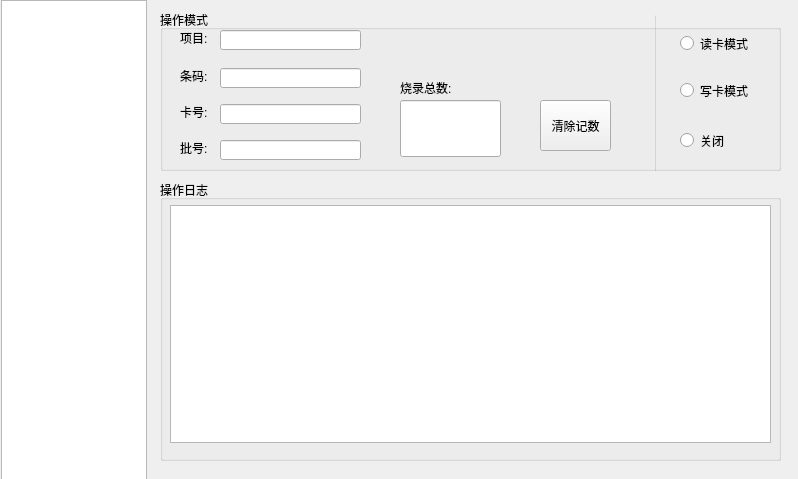
<?xml version="1.0" encoding="UTF-8"?>
<ui version="4.0">
 <class>UserInterface</class>
 <widget class="QDialog" name="UserInterface">
  <property name="geometry">
   <rect>
    <x>0</x>
    <y>0</y>
    <width>798</width>
    <height>479</height>
   </rect>
  </property>
  <property name="windowTitle">
   <string>接口界面</string>
  </property>
  <widget class="QListWidget" name="lwNavBar">
   <property name="geometry">
    <rect>
     <x>1</x>
     <y>0</y>
     <width>146</width>
     <height>481</height>
    </rect>
   </property>
  </widget>
  <widget class="QStackedWidget" name="stackedWidget">
   <property name="geometry">
    <rect>
     <x>140</x>
     <y>0</y>
     <width>661</width>
     <height>481</height>
    </rect>
   </property>
   <property name="currentIndex">
    <number>3</number>
   </property>
   <widget class="QWidget" name="GeneralAPI">
    <widget class="QGroupBox" name="groupBox_Aging">
     <property name="geometry">
      <rect>
       <x>10</x>
       <y>10</y>
       <width>641</width>
       <height>101</height>
      </rect>
     </property>
     <property name="title">
      <string>老化测试</string>
     </property>
     <widget class="QRadioButton" name="rbAgingClose">
      <property name="geometry">
       <rect>
        <x>50</x>
        <y>20</y>
        <width>89</width>
        <height>31</height>
       </rect>
      </property>
      <property name="text">
       <string>关闭</string>
      </property>
     </widget>
     <widget class="QRadioButton" name="rbAgingOpen">
      <property name="geometry">
       <rect>
        <x>480</x>
        <y>20</y>
        <width>89</width>
        <height>31</height>
       </rect>
      </property>
      <property name="text">
       <string>开启</string>
      </property>
     </widget>
     <widget class="QLabel" name="lbAgingTime">
      <property name="geometry">
       <rect>
        <x>20</x>
        <y>60</y>
        <width>91</width>
        <height>31</height>
       </rect>
      </property>
      <property name="text">
       <string>老化间隔时间:</string>
      </property>
     </widget>
     <widget class="QLineEdit" name="leAgingTime">
      <property name="geometry">
       <rect>
        <x>112</x>
        <y>61</y>
        <width>113</width>
        <height>26</height>
       </rect>
      </property>
     </widget>
     <widget class="QLabel" name="lbAgingUnit">
      <property name="geometry">
       <rect>
        <x>230</x>
        <y>60</y>
        <width>41</width>
        <height>31</height>
       </rect>
      </property>
      <property name="text">
       <string>秒</string>
      </property>
     </widget>
     <widget class="QPushButton" name="btnStopAging">
      <property name="geometry">
       <rect>
        <x>540</x>
        <y>50</y>
        <width>81</width>
        <height>41</height>
       </rect>
      </property>
      <property name="text">
       <string>停止老化</string>
      </property>
     </widget>
    </widget>
    <widget class="QGroupBox" name="groupBox_RawData">
     <property name="geometry">
      <rect>
       <x>10</x>
       <y>120</y>
       <width>641</width>
       <height>81</height>
      </rect>
     </property>
     <property name="title">
      <string>原始数据</string>
     </property>
     <widget class="QRadioButton" name="rbRawDataClose">
      <property name="geometry">
       <rect>
        <x>50</x>
        <y>30</y>
        <width>89</width>
        <height>31</height>
       </rect>
      </property>
      <property name="text">
       <string>关闭</string>
      </property>
     </widget>
     <widget class="QRadioButton" name="rbRawDataOpen">
      <property name="geometry">
       <rect>
        <x>480</x>
        <y>30</y>
        <width>89</width>
        <height>31</height>
       </rect>
      </property>
      <property name="text">
       <string>开启</string>
      </property>
     </widget>
    </widget>
    <widget class="QPushButton" name="btnUIOK">
     <property name="geometry">
      <rect>
       <x>130</x>
       <y>390</y>
       <width>81</width>
       <height>41</height>
      </rect>
     </property>
     <property name="text">
      <string>确定</string>
     </property>
    </widget>
    <widget class="QPushButton" name="btnUIClose">
     <property name="geometry">
      <rect>
       <x>460</x>
       <y>390</y>
       <width>81</width>
       <height>41</height>
      </rect>
     </property>
     <property name="text">
      <string>退出</string>
     </property>
    </widget>
    <widget class="QGroupBox" name="groupBox_APOFFSET1">
     <property name="geometry">
      <rect>
       <x>10</x>
       <y>220</y>
       <width>201</width>
       <height>81</height>
      </rect>
     </property>
     <property name="title">
      <string>通道1</string>
     </property>
     <widget class="QLabel" name="lbAPOffSet1">
      <property name="geometry">
       <rect>
        <x>7</x>
        <y>31</y>
        <width>82</width>
        <height>21</height>
       </rect>
      </property>
      <property name="text">
       <string>放大偏移量</string>
      </property>
     </widget>
     <widget class="QLineEdit" name="leAPOffSet1">
      <property name="geometry">
       <rect>
        <x>90</x>
        <y>29</y>
        <width>51</width>
        <height>31</height>
       </rect>
      </property>
     </widget>
     <widget class="QPushButton" name="btnAPOffSet1">
      <property name="geometry">
       <rect>
        <x>146</x>
        <y>20</y>
        <width>51</width>
        <height>51</height>
       </rect>
      </property>
      <property name="text">
       <string>发送</string>
      </property>
     </widget>
    </widget>
    <widget class="QGroupBox" name="groupBox_APOFFSET2">
     <property name="geometry">
      <rect>
       <x>220</x>
       <y>220</y>
       <width>221</width>
       <height>80</height>
      </rect>
     </property>
     <property name="title">
      <string>通道2</string>
     </property>
     <widget class="QLineEdit" name="leAPOffSet2">
      <property name="geometry">
       <rect>
        <x>100</x>
        <y>30</y>
        <width>51</width>
        <height>31</height>
       </rect>
      </property>
     </widget>
     <widget class="QPushButton" name="btnAPOffSet2">
      <property name="geometry">
       <rect>
        <x>160</x>
        <y>21</y>
        <width>51</width>
        <height>51</height>
       </rect>
      </property>
      <property name="text">
       <string>发送</string>
      </property>
     </widget>
     <widget class="QLabel" name="lbAPOffSet2">
      <property name="geometry">
       <rect>
        <x>10</x>
        <y>32</y>
        <width>91</width>
        <height>21</height>
       </rect>
      </property>
      <property name="text">
       <string>放大偏移量</string>
      </property>
     </widget>
    </widget>
    <widget class="QGroupBox" name="groupBox_APOFFSET3">
     <property name="geometry">
      <rect>
       <x>450</x>
       <y>220</y>
       <width>201</width>
       <height>80</height>
      </rect>
     </property>
     <property name="title">
      <string>通道3</string>
     </property>
     <widget class="QLabel" name="lbAPOffSet3">
      <property name="geometry">
       <rect>
        <x>8</x>
        <y>30</y>
        <width>81</width>
        <height>21</height>
       </rect>
      </property>
      <property name="text">
       <string>放大偏移量</string>
      </property>
     </widget>
     <widget class="QLineEdit" name="leAPOffSet3">
      <property name="geometry">
       <rect>
        <x>90</x>
        <y>28</y>
        <width>51</width>
        <height>31</height>
       </rect>
      </property>
     </widget>
     <widget class="QPushButton" name="btnAPOffSet3">
      <property name="geometry">
       <rect>
        <x>144</x>
        <y>19</y>
        <width>51</width>
        <height>51</height>
       </rect>
      </property>
      <property name="text">
       <string>发送</string>
      </property>
     </widget>
    </widget>
   </widget>
   <widget class="QWidget" name="DatabaseAPI">
    <widget class="QPushButton" name="btnClearDb">
     <property name="geometry">
      <rect>
       <x>120</x>
       <y>380</y>
       <width>91</width>
       <height>41</height>
      </rect>
     </property>
     <property name="text">
      <string>清除数据库</string>
     </property>
    </widget>
    <widget class="QPushButton" name="btnCopyDb">
     <property name="geometry">
      <rect>
       <x>464</x>
       <y>380</y>
       <width>91</width>
       <height>41</height>
      </rect>
     </property>
     <property name="text">
      <string>复制数据库</string>
     </property>
    </widget>
   </widget>
   <widget class="QWidget" name="LogAPI"/>
   <widget class="QWidget" name="RFIDAPI">
    <widget class="QGroupBox" name="groupBox_WriteMode">
     <property name="geometry">
      <rect>
       <x>20</x>
       <y>10</y>
       <width>621</width>
       <height>161</height>
      </rect>
     </property>
     <property name="title">
      <string>操作模式</string>
     </property>
     <widget class="QRadioButton" name="rbRFReadMode">
      <property name="geometry">
       <rect>
        <x>520</x>
        <y>23</y>
        <width>91</width>
        <height>21</height>
       </rect>
      </property>
      <property name="text">
       <string>读卡模式</string>
      </property>
     </widget>
     <widget class="QRadioButton" name="rbRFWriteMode">
      <property name="geometry">
       <rect>
        <x>520</x>
        <y>70</y>
        <width>91</width>
        <height>21</height>
       </rect>
      </property>
      <property name="text">
       <string>写卡模式</string>
      </property>
     </widget>
     <widget class="QRadioButton" name="rbRFCloseMode">
      <property name="geometry">
       <rect>
        <x>520</x>
        <y>120</y>
        <width>71</width>
        <height>21</height>
       </rect>
      </property>
      <property name="text">
       <string>关闭</string>
      </property>
     </widget>
     <widget class="QLabel" name="lbRFItem">
      <property name="geometry">
       <rect>
        <x>20</x>
        <y>20</y>
        <width>41</width>
        <height>16</height>
       </rect>
      </property>
      <property name="text">
       <string>项目:</string>
      </property>
     </widget>
     <widget class="QLabel" name="lbRFBarCode">
      <property name="geometry">
       <rect>
        <x>20</x>
        <y>58</y>
        <width>41</width>
        <height>16</height>
       </rect>
      </property>
      <property name="text">
       <string>条码:</string>
      </property>
     </widget>
     <widget class="QLineEdit" name="leRFItem">
      <property name="geometry">
       <rect>
        <x>60</x>
        <y>20</y>
        <width>141</width>
        <height>20</height>
       </rect>
      </property>
     </widget>
     <widget class="QLineEdit" name="leRFBarCode">
      <property name="geometry">
       <rect>
        <x>60</x>
        <y>58</y>
        <width>141</width>
        <height>20</height>
       </rect>
      </property>
     </widget>
     <widget class="QGroupBox" name="groupBox_Separate">
      <property name="geometry">
       <rect>
        <x>495</x>
        <y>1</y>
        <width>1</width>
        <height>161</height>
       </rect>
      </property>
      <property name="title">
       <string/>
      </property>
     </widget>
     <widget class="QLineEdit" name="leRFWriteTotal">
      <property name="geometry">
       <rect>
        <x>240</x>
        <y>90</y>
        <width>101</width>
        <height>57</height>
       </rect>
      </property>
     </widget>
     <widget class="QLabel" name="lbRFWriteTotal">
      <property name="geometry">
       <rect>
        <x>240</x>
        <y>70</y>
        <width>71</width>
        <height>16</height>
       </rect>
      </property>
      <property name="text">
       <string>烧录总数:</string>
      </property>
     </widget>
     <widget class="QLabel" name="lbRFWriteModeState">
      <property name="geometry">
       <rect>
        <x>240</x>
        <y>19</y>
        <width>171</width>
        <height>51</height>
       </rect>
      </property>
      <property name="text">
       <string/>
      </property>
     </widget>
     <widget class="QPushButton" name="btnRFClearWriteTotal">
      <property name="geometry">
       <rect>
        <x>380</x>
        <y>90</y>
        <width>71</width>
        <height>51</height>
       </rect>
      </property>
      <property name="text">
       <string>清除记数</string>
      </property>
     </widget>
     <widget class="QLineEdit" name="leRFCardNumber">
      <property name="geometry">
       <rect>
        <x>60</x>
        <y>94</y>
        <width>141</width>
        <height>20</height>
       </rect>
      </property>
     </widget>
     <widget class="QLabel" name="lbRFCardNumber">
      <property name="geometry">
       <rect>
        <x>20</x>
        <y>94</y>
        <width>41</width>
        <height>16</height>
       </rect>
      </property>
      <property name="text">
       <string>卡号:</string>
      </property>
     </widget>
     <widget class="QLabel" name="lbRFBatchNo">
      <property name="geometry">
       <rect>
        <x>20</x>
        <y>130</y>
        <width>41</width>
        <height>16</height>
       </rect>
      </property>
      <property name="text">
       <string>批号:</string>
      </property>
     </widget>
     <widget class="QLineEdit" name="leRFBatchNumber">
      <property name="geometry">
       <rect>
        <x>60</x>
        <y>130</y>
        <width>141</width>
        <height>20</height>
       </rect>
      </property>
     </widget>
     <zorder>lbRFWriteModeState</zorder>
     <zorder>rbRFReadMode</zorder>
     <zorder>rbRFWriteMode</zorder>
     <zorder>rbRFCloseMode</zorder>
     <zorder>lbRFItem</zorder>
     <zorder>lbRFBarCode</zorder>
     <zorder>leRFItem</zorder>
     <zorder>leRFBarCode</zorder>
     <zorder>groupBox_Separate</zorder>
     <zorder>leRFWriteTotal</zorder>
     <zorder>lbRFWriteTotal</zorder>
     <zorder>btnRFClearWriteTotal</zorder>
     <zorder>leRFCardNumber</zorder>
     <zorder>lbRFCardNumber</zorder>
     <zorder>lbRFBatchNo</zorder>
     <zorder>leRFBatchNumber</zorder>
    </widget>
    <widget class="QGroupBox" name="groupBox_OptLog">
     <property name="geometry">
      <rect>
       <x>20</x>
       <y>180</y>
       <width>621</width>
       <height>281</height>
      </rect>
     </property>
     <property name="title">
      <string>操作日志</string>
     </property>
     <widget class="QTextEdit" name="teRFOptLog">
      <property name="geometry">
       <rect>
        <x>10</x>
        <y>25</y>
        <width>601</width>
        <height>238</height>
       </rect>
      </property>
      <property name="readOnly">
       <bool>true</bool>
      </property>
     </widget>
    </widget>
   </widget>
  </widget>
 </widget>
 <resources/>
 <connections/>
</ui>
